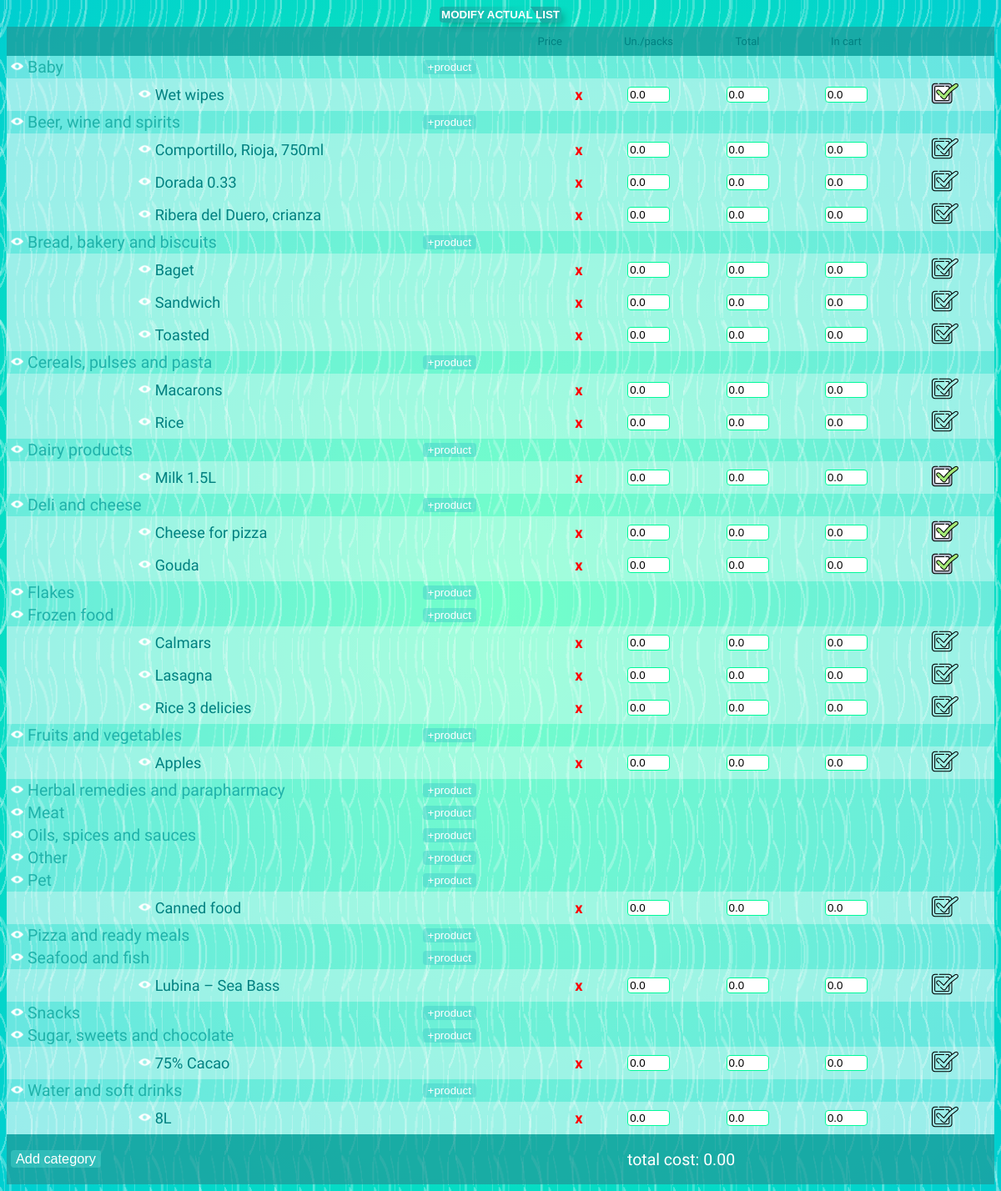
/listitapp/actual_list (signed in), run on the app's committed database.
### listitapp/models.py (models this page shows, shortened)
class Category(models.Model):
    user = models.ForeignKey(User, on_delete=models.CASCADE, null=True, blank=True)
    name = models.CharField(max_length=30, verbose_name='Category')
    is_published = models.BooleanField(default=False, verbose_name='Show')
    class Meta:
        verbose_name_plural = 'Categories'
        verbose_name = 'Category'
        ordering = ['name', 'is_published']
    def __str__(self):
        return self.name

class Products(models.Model):
    user = models.ForeignKey(User, on_delete=models.CASCADE, null=True, blank=True)
    product_name = models.CharField(max_length=25,  db_index=True,  default='new product',
                                    verbose_name='Product')
    price = models.FloatField(null=True, blank=True, default=0.0, verbose_name='Price')
    quantity = models.FloatField(null=True, blank=True, default=0,
                                    verbose_name='Quantity')
    total_price = models.FloatField(null=True, blank=True, default=0.0, verbose_name='Total')
    product_status = models.BooleanField(null=True, blank=True, default=False,
                                    verbose_name='In cart')
    category = models.ForeignKey('Category', null=True,
                                 on_delete=models.CASCADE, verbose_name='Category') #on_delete=models.PROTECT - if we want prohib cascade deleting
    is_published = models.BooleanField(default=True, verbose_name='Show')
    class Meta:
        verbose_name_plural = 'Products'
        verbose_name = 'Product'
        ordering = ['product_status', 'product_name']
    @property
    def total_cost(self):
        return round((self.quantity * self.price), 2)

### listitapp/views.py (the view)
# urls.py: path('actual_list', views.actual_list),
def actual_list(request):
    prods = Products.objects.order_by('category', 'product_status', 'product_name').filter(user=request.user).filter(
        is_published=True)
    users_categories = Category.objects.order_by('name').filter(user=request.user)
    categories = users_categories
    context = {
        'prods': prods,
        'categories': categories,
    }
    return render(request, 'listitapp/actual_list.html', context)

### templates/listitapp/actual_list.html (shortened to what this page needs)
<!DOCTYPE html>
<html lang="en">
<head>
    <link rel="stylesheet" href="/static/css/style.css">
</head>
<body class="underwater-background">
    <div class="appwidth">
        <div class="row">
            {% if user.is_authenticated %}
            <div class="row" style="display: flex; justify-content: center; padding: 0 0 5px 0;">
                <div >
                    <b><a href = "shopping_list">
                        <button class="list-button shadow" >
                            <b>MODIFY ACTUAL LIST</b>
                        </button></a></b>
                </div>
            </div>
            {% else %}
            <a href="/login">not worked, login</a>
            {% endif %}
            <div class="listheader container appwidth center">
                <div class="category" title="Category"></div>
                <div class="product-name""></div>
                <div class="price center">Price </div>
                <div class="quantity center">Un./packs</div>
                <div class="total center"> Total</div>
                <div class="incart center">In cart</div>
            </div>
        </div>
    </div>
    <div class="appwidth ">
        <div class="row">
            {% for item in categories %}
            {% if item.is_published %}
            <div class="row">
                <div class="listbody">
                    <div class="center" style="width: 25px"><a style="decoration: none" href="hide_category/{{ item.id }}">{% if item.is_published == True %}<img src="static/img/visible.png" height="15px" width="15px" title="hide" alt="in list">
                        {% else %}<img src="static/img/novisible.png" height="15px" width="15px"alt="not in list"> {% endif %}</a>
                    </div>
                    <div class = "font-150 font-list-content category-color" style="width: 40%; ">{{ item.name|capfirst }}
                    </div>
                    <div style="width: 20%;" >
                        <a href="javascript:PopUpShow({{ item.id }})" style="color:rgb(52, 180, 58); text-decoration: none; padding-right: 20px;">
                            <button class="green-button">+product</button></a>
                    </div>
                </div>
                {% for product in prods %}
                {% if item.name|stringformat:"s" == product.category|stringformat:"s" %}
                    <div class="row listbody row-content">
                            <div class="center" style="width: 25px"><a href="show_product/{{ product.id }}">{% if product.is_published == True %}<img src="static/img/visible.png" height="15px" width="15px"alt="in list">
                             {% else %}<img src="static/img/novisible.png" height="15px" width="15px"alt="not in list"> {% endif %}</a>
                            </div>
                            <div class="product-name font-140 font-list-content product-color">{{ product.product_name }}
                                <span style="float: right;"><a href="delete_product/{{ product.id }}" style="color: red; text-decoration: none; padding-right: 20px;"><b>x</b></a></span>
                            </div>
                            <div class="price center"><input class="calculate-input" type="number" step="0.01" min="0" name="price"
                                   id="{{ product.id }}price"  value="{{ product.price }}" maxlength="6"  style="width: 45px;">
                            </div>
                            <div class="quantity center"><input type="number" step="0.001" min="0" name="{{ product.product_name }}2"
                                   id="{{ product.id }}quantity" value="{{ product.quantity }}"  maxlength="6"  style="width: 45px;">
                            </div>
                            <div class="total center" id="parent{{ product.id }}">
                                <input  type="text" name="{{ product.product_name }}output" type="number" step="0.01" min="0"
                                        id="{{ product.id }}output" value="{{ product.total_cost }}"  style="width: 45px;">
                            </div>
                            <div class="incart center"  id="parent${{ product.id }}">
                                {% if product.product_status == True %}<img src="/static/img/check-yes.png" alt="False" width="32px" height="32px" id="incart_img{{ product.id }}" onclick="incart_status{{ product.id }}()">
                                {% else %}<img src="/static/img/check-no.png" alt="False" width="32px" height="32px" id="incart_img{{ product.id }}" onclick="incart_status{{ product.id }}()">
                                {% endif %}
                            </div>
                    </div>
                {% endif %}
                {% endfor %}
            </div>
            {% endif %}
            {% endfor %}
        </div>
    </div>
    <div class="appwidth appfooter">
        <div class="row " style="width: 100%; display: flex;">
            <div style="width: 30%; padding: 0 0 0 5px ;">
                <input id="add_button" class="green-button font-125" type="button" value="Add category" onclick="disp(document.getElementById('show_add_form'))" style="display: block;">
            </div>
            <div style="width: 40%;"><span class="font-150" style="display: flex;  justify-content: right;">total cost:</span></div>
            <div style="width: 30%; text-align: left;" class="font-150">&nbsp;<span id="total"></span>
            </div>
        </div>
    </div>
</body>
</html>

### listitapp/static/css/style.css (style rules this page uses)
body { background-color: fff; font-size: 13px; font-family: 'Cuprum', 'Segoe UI', Tahoma, Geneva, Verdana, sans-serif; }
a:link { text-decoration: none; }
.listheader { display: flex; flex-wrap: nowrap; background-color: rgb(33 151 151 / 70%); color:teal !important; padding: 10px 0px 10px 0px; font-family: 'Cuprum', 'Segoe UI', Tahoma, Geneva, Verdana, sans-serif; }
.listbody { display: flex; flex-wrap: nowrap; background-color: #ffffff66; padding: 2px 0px 2px 0px; align-items: center; }
.row-content { display: flex; align-items: center; justify-content: right; background-color:#ffffff99; }
.appfooter { display: block; flex-wrap: nowrap; align-content: center; background-color: rgb(33 151 151 / 70%); color: #ffffff; padding: 5px 0px 5px 0px; height: 50px; }
.center { text-align: center; }
.category { width: 5%; }
.product-name { width: 45%; text-align: left; }
.font-list-content { width: 45%; text-align: left; font-family: 'Cuprum','Segoe UI', Tahoma, Geneva, Verdana, sans-serif; }
.font-125 { font-size: 125%; }
.font-140 { font-size: 140%; }
.font-150 { font-size: 150%; }
.category-color { color: lightseagreen; }
.product-color { color: teal; }
input { border: 1px solid mediumspringgreen; border-radius: 4px; }
.green-button { color: white; text-decoration: none; border: 2px #48D1CC; border-radius: 4px; background: #48D1CC80; }
.list-button { color: white; border: 2px teal; border-radius: 4px; background: repeating-linear-gradient( 55deg, rgb(33 151 151 / 70%), transparent 100px); }
.shadow { box-shadow: 5px 5px 10px -3px rgba(0,0,0,0.3); padding: 2px; }
.price { width: 10%; min-width: 45px; }
.quantity { width: 10%; min-width: 45px; }
.total { width: 10%; min-width: 45px; }
.incart { width: 10%; min-width: 50px; }
.underwater-background { background: radial-gradient(1.5em 6.28571em at 1.95em, rgba(255, 255, 255, 0) 50%, rgba(255, 255, 255, 0.25) 50%, rgba(255, 255, 255, 0.25) 55%, rgba(255, 255, 255, 0) 55%) 0 0, radial-gradient(1.5em 6.28571em at -0.45em, rgba(255, 255, 255, 0) 50%, rgba(255, 255, 255, 0.25) 50%, rgba(255, 255, 255, 0.25) 55%, rgba(255, 255, 255, 0) 55%) 1.5em 5.5em, radial-gradient(2.3em 4.57143em at 2.99em, rgba(255, 255, 255, 0) 50%, rgba(255, 255, 255, 0.3) 50%, rgba(255, 255, 255, 0.3) 55%, rgba(255, 255, 255, 0) 55%) 0 0, radial-gradient(2.3em 4.57143em at -0.69em, rgba(255, 255, 255, 0) 50%, rgba(255, 255, 255, 0.3) 50%, rgba(255, 255, 255, 0.3) 55%, rgba(255, 255, 255, 0) 55%) 2.3em 4em, radial-gradient(3.5em 6.28571em at 4.55em, rgba(255, 255, 255, 0) 50%, rgba(255, 255, 255, 0.25) 50%, rgba(255, 255, 255, 0.25) 55%, rgba(255, 255, 255, 0) 55%) 0 0, radial-gradient(3.5em 6.28571em at -1.05em, rgba(255, 255, 255, 0) 50%, rgba(255, 255, 255, 0.25) 50%, rgba(255, 255, 255, 0.25) 55%, rgba(255, 255, 255, 0) 55%) 3.5em 5.5em, radial-gradient(#15ffa5, #00ced1); background-color: mediumspringgreen; background-size: 1.5em 11em, 1.5em 11em, 2.3em 8em, 2.3em 8em, 3.5em 11em, 3.5em 11em, 100% 100%; background-repeat: repeat; }

### data on the page
Category: is_published True (drawn), name "Baby"
Products: is_published True (drawn), product_name "Wet wipes", price "0.0", quantity "0.0", total_cost "0.0", product_status True (drawn)
Category: is_published True (drawn), name "Beer, wine and spirits"
Products: is_published True (drawn), product_name "Comportillo, Rioja, 750ml", price "0.0", quantity "0.0", total_cost "0.0", product_status False (drawn)
Products: is_published True (drawn), product_name "Dorada 0.33", price "0.0", quantity "0.0", total_cost "0.0", product_status False (drawn)
Products: is_published True (drawn), product_name "Ribera del Duero, crianza", price "0.0", quantity "0.0", total_cost "0.0", product_status False (drawn)
Category: is_published True (drawn), name "Bread, bakery and biscuits"
Products: is_published True (drawn), product_name "Baget", price "0.0", quantity "0.0", total_cost "0.0", product_status False (drawn)
Products: is_published True (drawn), product_name "Sandwich", price "0.0", quantity "0.0", total_cost "0.0", product_status False (drawn)
Products: is_published True (drawn), product_name "Toasted", price "0.0", quantity "0.0", total_cost "0.0", product_status False (drawn)
Category: is_published True (drawn), name "Cereals, pulses and pasta"
Products: is_published True (drawn), product_name "Macarons", price "0.0", quantity "0.0", total_cost "0.0", product_status False (drawn)
Products: is_published True (drawn), product_name "Rice", price "0.0", quantity "0.0", total_cost "0.0", product_status False (drawn)
Category: is_published True (drawn), name "Dairy products"
Products: is_published True (drawn), product_name "Milk 1.5L", price "0.0", quantity "0.0", total_cost "0.0", product_status True (drawn)
Category: is_published True (drawn), name "Deli and cheese"
Products: is_published True (drawn), product_name "Cheese for pizza", price "0.0", quantity "0.0", total_cost "0.0", product_status True (drawn)
Products: is_published True (drawn), product_name "Gouda", price "0.0", quantity "0.0", total_cost "0.0", product_status True (drawn)
Category: is_published True (drawn), name "Flakes"
Category: is_published True (drawn), name "Frozen food"
Products: is_published True (drawn), product_name "Calmars", price "0.0", quantity "0.0", total_cost "0.0", product_status False (drawn)
Products: is_published True (drawn), product_name "Lasagna", price "0.0", quantity "0.0", total_cost "0.0", product_status False (drawn)
Products: is_published True (drawn), product_name "Rice 3 delicies", price "0.0", quantity "0.0", total_cost "0.0", product_status False (drawn)
Category: is_published True (drawn), name "Fruits and vegetables"
Products: is_published True (drawn), product_name "Apples", price "0.0", quantity "0.0", total_cost "0.0", product_status False (drawn)
Category: is_published True (drawn), name "Herbal remedies and parapharmacy"
Category: is_published True (drawn), name "Meat"
Category: is_published True (drawn), name "Oils, spices and sauces"
Category: is_published True (drawn), name "Other"
Category: is_published True (drawn), name "Pet"
Products: is_published True (drawn), product_name "Canned food", price "0.0", quantity "0.0", total_cost "0.0", product_status False (drawn)
Category: is_published True (drawn), name "Pizza and ready meals"
Category: is_published True (drawn), name "Seafood and fish"
Products: is_published True (drawn), product_name "Lubina – Sea Bass", price "0.0", quantity "0.0", total_cost "0.0", product_status False (drawn)
Category: is_published True (drawn), name "Snacks"
Category: is_published True (drawn), name "Sugar, sweets and chocolate"
Products: is_published True (drawn), product_name "75% Cacao", price "0.0", quantity "0.0", total_cost "0.0", product_status False (drawn)
Category: is_published True (drawn), name "Water and soft drinks"
Products: is_published True (drawn), product_name "8L", price "0.0", quantity "0.0", total_cost "0.0", product_status False (drawn)
